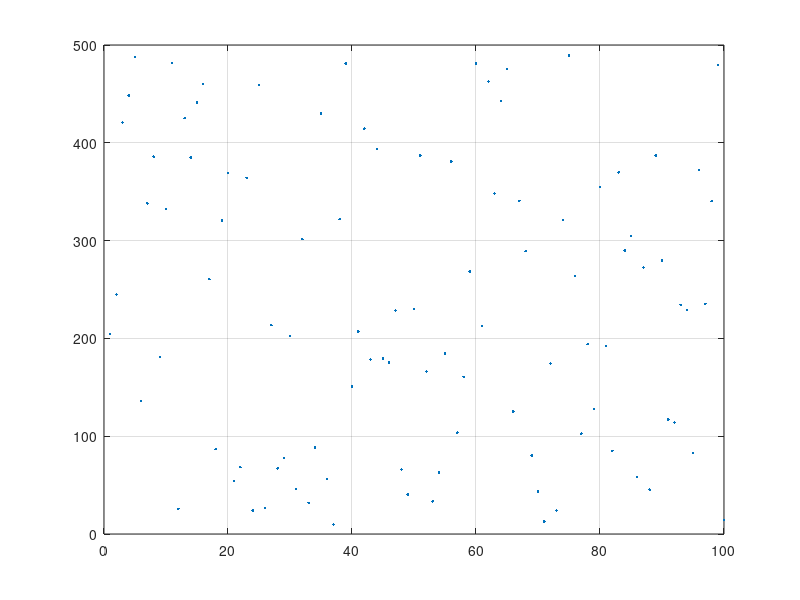
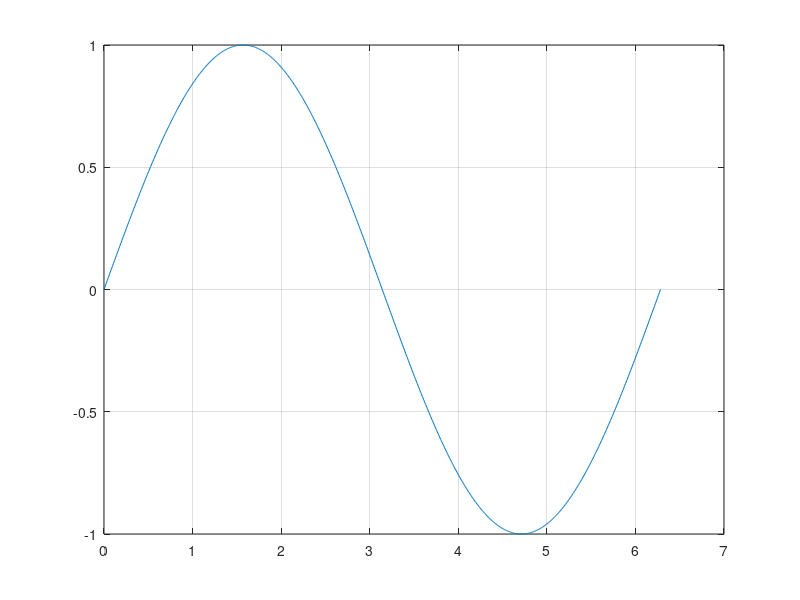

Here is the MATLAB script that generated these plots, in order:
%
% this is my files
% name: Takis Zourntos
% occupation: philosopher
%
%

% initialization
clc;
clear all;
close all;

% Problem 1.: Create a vector
x = rand(7,1);
xrow = x';

% Problem 2.: Create a matrix

A = rand(7,7); % create a random 7x7 matrix
I5 = eye(5); % create a 5x5 identity matrix

% Problem 3.:   Create a 5x1 vector of zeros.
%               Create a 1x5 vector of random numbers.
z5 = zeros(5,1);
r5row = rand(1,5);

% Problem 4.: Transpose a matrix
Atranspose = A';

% Problem 5.:   Compute the inner product of two matrices
%               Compute the cross product of two matrices
%               Compute the inverse of a matrix
    x = [1 2 3]';
    y = [4;5;6];
    dotxy = x'*y;
    e100 = [1;0;0];
    e010 = [0;1;0];
    crossprod = cross(e100,e010);
    % let's try to invert A
    if (rank(A)==max(size(A)))
        Ainv = inv(A);
    end;

% Problem 6.:   Compute the element-wise multiplication of a matrix and a
%               scalar
emms = pi*ones(4,4);

% Problem 7.:   Concatenate two matrices
zcat = [x;y];
M = 3*ones(6,6);
N = zeros(6,2);
MN = [M N];

% Problem 8.:   Create a vector of complex numbers
j = sqrt(-1); % this is how engineers do it!!
voc = (rand(4,1)-0.5*ones(4,1)) + j*(rand(4,1)-0.5*ones(4,1));

% Problem 9.:   Multiply a row of a matrix with an element of that same
%               matrix
Arow4 = A(4,:);
Arow456 = A(5,6)*Arow4;

% Problem 10.:  Generate a vector of values ranging from 0 to 500 with 100
%               elements
xbigrand500 = 500*rand(100,1);
figure;plot(xbigrand500,'.'); grid;

% Problem 11.:  Create a 2D plot of the sine function between 0 and 2*pi
n = 2*pi*(0:0.001:1); % create our independent variable
ysine = sin(n);
figure;plot(n,ysine);grid;

% Problem 12.:








